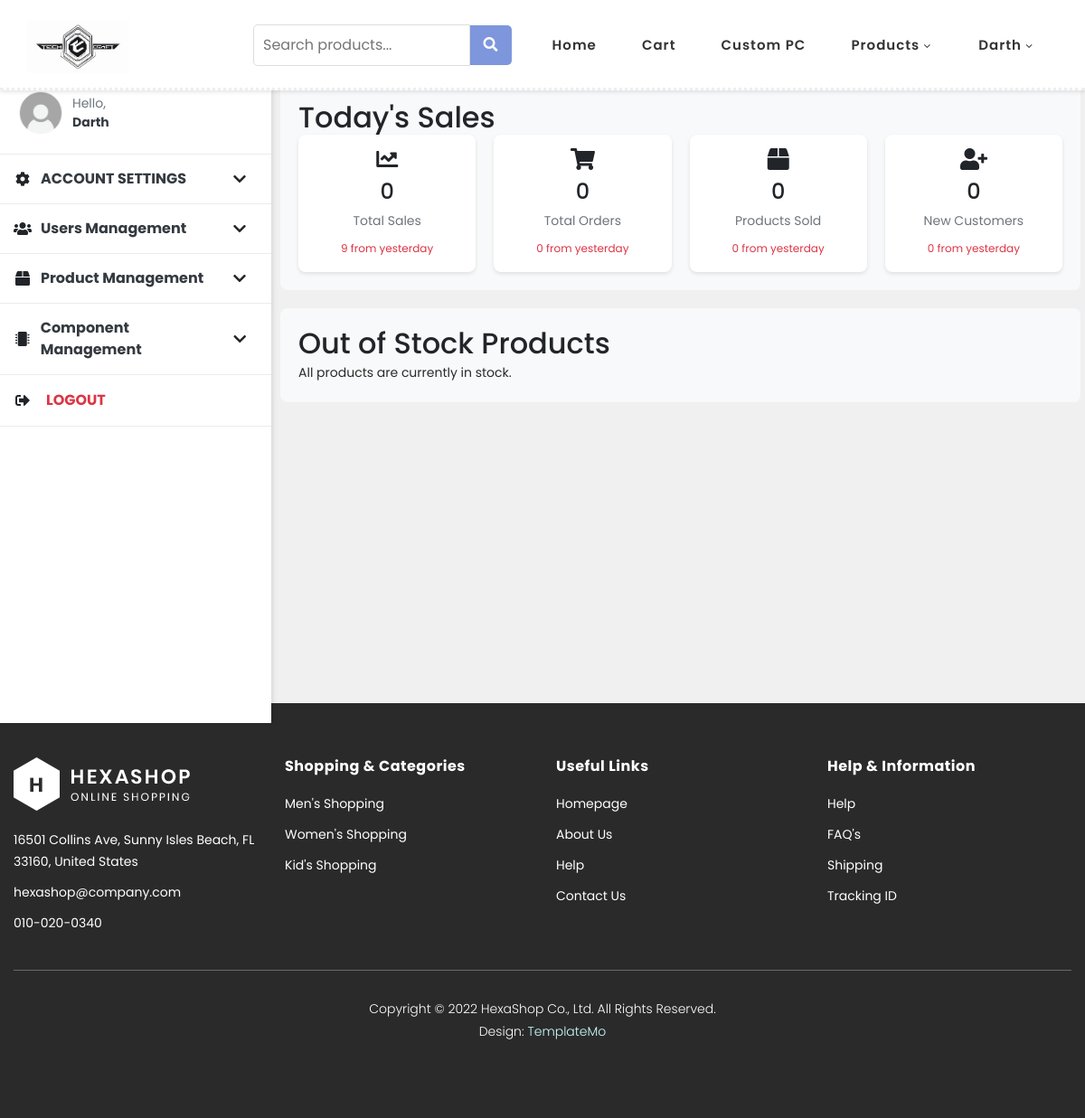
/admin-dashboard (signed in), run on an earlier commit of the app's database.
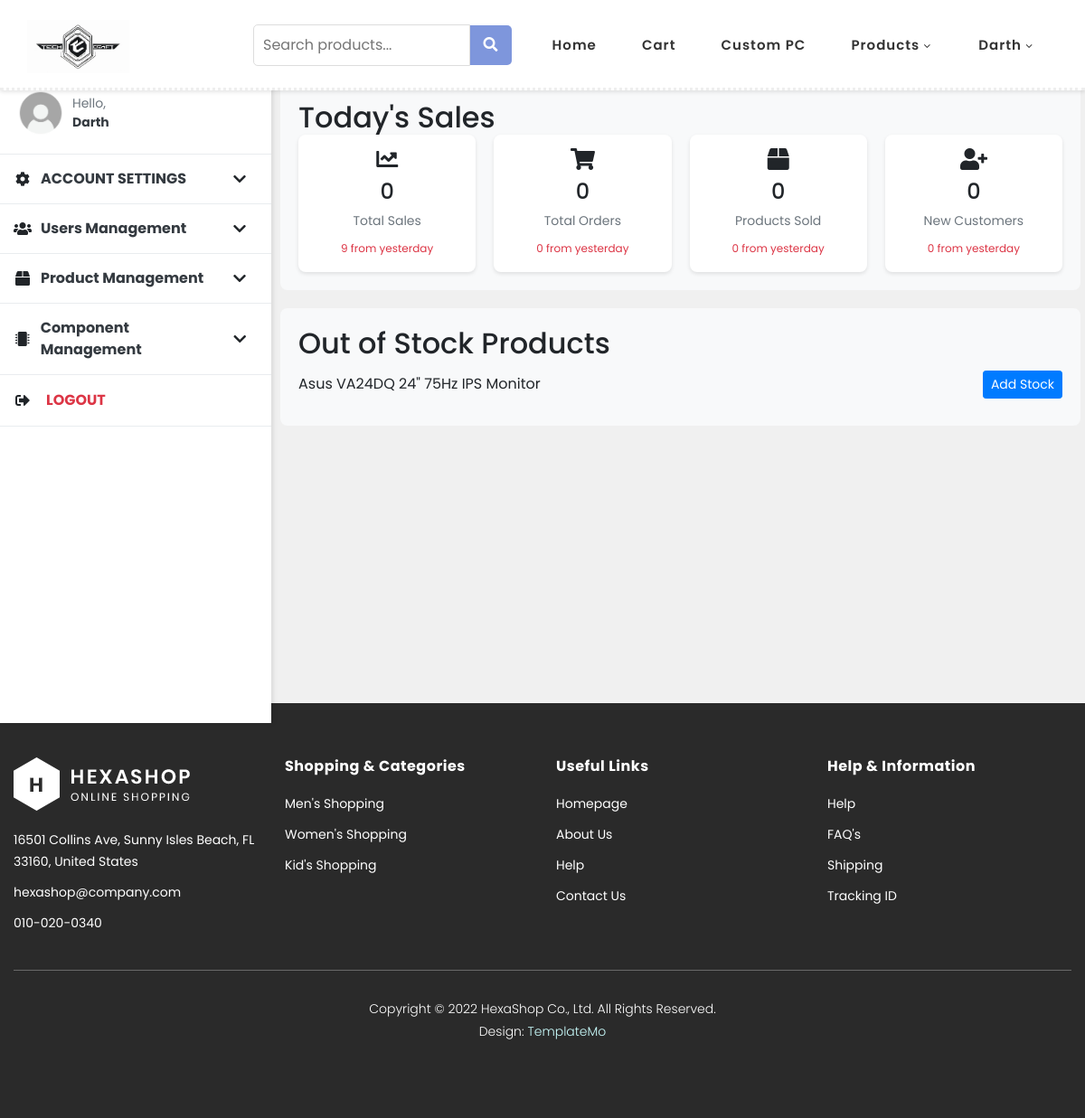
And on a later commit of the database.
### userapp/models.py (models this page shows, shortened)
class Product(models.Model):
    CATEGORY_CHOICES = (
        ('monitor', 'Monitor'),
        ('keyboard', 'Keyboard'),
        ('mouse', 'Mouse'),
        ('assembled_cpu', 'Assembled CPU'),
        ('accessory', 'Accessory'),
    )
    productId = models.AutoField(primary_key=True)
    name = models.CharField(max_length=255)
    brand = models.CharField(max_length=100)  # New field for brand name
    category = models.CharField(max_length=50, choices=CATEGORY_CHOICES)
    price = models.DecimalField(max_digits=10, decimal_places=2)
    stockLevel = models.PositiveIntegerField()
    description = models.TextField()
    main_image = models.ImageField(upload_to='product_images/', null=True, blank=True)

### userapp/views.py (the view)
# urls.py: path('admin-dashboard', views.admin_dashboard, name='admin_dashboard'),
@login_required(login_url='userapp:index')
def admin_dashboard(request):
    out_of_stock_products = Product.objects.filter(stockLevel=0)
    context = {
        'out_of_stock_products': out_of_stock_products,
    }
    return render(request, 'adminmain.html', context)

### template/adminmain.html (shortened to what the changed rows need)
{% load static %}
<!DOCTYPE html>
<html lang="en">
  <head>
    <link rel="stylesheet" type="text/css" href="{% static 'css/bootstrap.min.css' %}">
    <link rel="stylesheet" type="text/css" href="{% static 'css/font-awesome.css' %}">
    <link rel="stylesheet" href="{% static 'css/templatemo-hexashop.css' %}">
    <link rel="stylesheet" href="{% static 'css/owl-carousel.css' %}">
    <link rel="stylesheet" href="{% static 'css/lightbox.css' %}">
    <link rel="stylesheet" href="https://cdnjs.cloudflare.com/ajax/libs/font-awesome/5.15.3/css/all.min.css">
    </head>
    <body style="background-color:#f0f0f0;">
    <div class="main-content">
        <div class="dashboard-summary">
            <h2>Today's Sales</h2>
        </div>
        <div class="stock-summary">
            <h2>Out of Stock Products</h2>
            {% if out_of_stock_products %}
                <ul class="out-of-stock-list">
                    {% for product in out_of_stock_products %}
                        <li>
                            <span>{{ product.name }}</span>
                            <a href="{% url 'userapp:admin_editproduct' product.productId %}" class="btn btn-sm btn-primary">Add Stock</a>
                        </li>
                    {% endfor %}
                </ul>
            {% else %}
                <p>All products are currently in stock.</p>
            {% endif %}
        </div>
    </div>
  </body>
</html>

What changed in the data, as far as the page shows it:
added Product: name "Asus VA24DQ 24\" 75Hz IPS Monitor"
Also different on the page:
text no longer shown: "All products are currently in stock."
